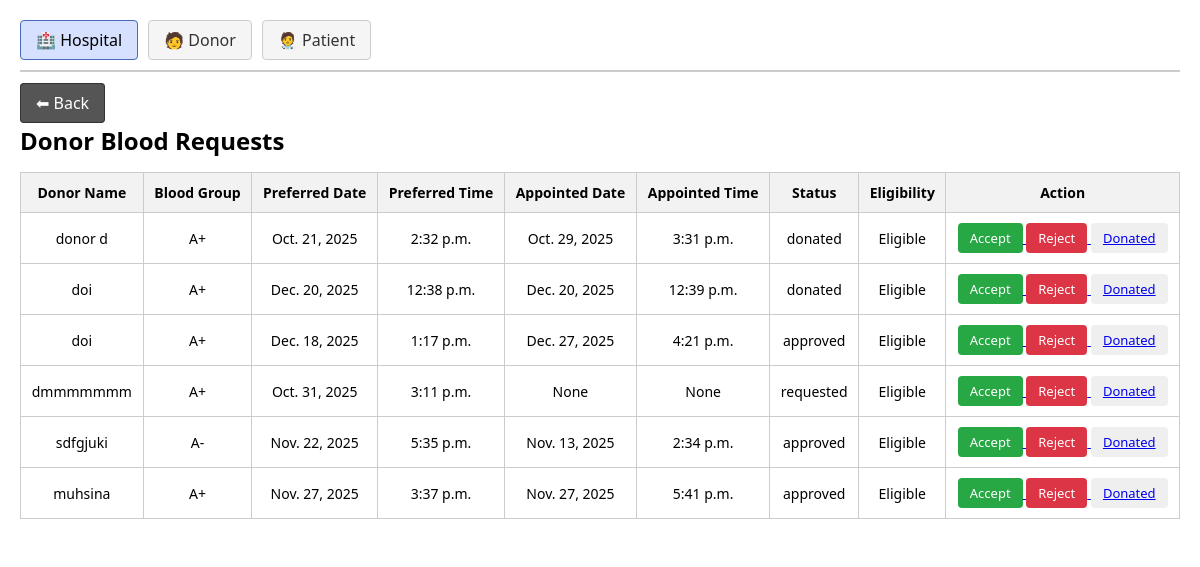
Page /manage_donors/ on the committed database.
### Blood_Bank/models.py (models this page shows, shortened)
class Donation_Request(models.Model):
    donor = models.ForeignKey(Donor,on_delete=models.CASCADE)
    preferred_date = models.DateField(null=True,blank=True)
    preferred_time = models.TimeField(null=True,blank=True)
    appointment_date = models.DateField(null=True, blank=True)
    appointment_time = models.TimeField(null=True, blank=True)
    STATUS_CHOICES = (
        ('requested', 'Requested'),
        ('approved', 'Approved'),
        ('rejected', 'Rejected'),
        ('donated','Donated')
    )
    status = models.CharField(max_length=10, choices=STATUS_CHOICES, default='requested')

class Donor(models.Model):
    profile = models.OneToOneField(Profile, on_delete=models.CASCADE)
    blood_group = models.CharField(max_length=20,null=True,blank=True)
    fullname = models.CharField(max_length=40,null=True,blank=True)
    age = models.PositiveIntegerField(null=True,blank=True)
    phonenumber = models.CharField(max_length=20,null=True,blank=True)
    address = models.CharField(max_length=50,null=True,blank=True)
    weight = models.PositiveIntegerField(null=True,blank=True)
    health = models.CharField(max_length=100,null=True,blank=True)
    medications = models.CharField(max_length=10, null=True, blank=True)
    tattoo = models.CharField(max_length=10, null=True, blank=True)
    pregnancy = models.CharField(max_length=10, null=True, blank=True)
    lastDonation = models.DateField(null=True, blank=True)
    is_first_time = models.BooleanField(default=False)

### Blood_Bank/views.py (the view)
# urls.py: path('manage_donors/',views.manage_donors,name='manage_donors'),
def manage_donors(request):
    donation_request = Donation_Request.objects.select_related('donor').all()
    for req in donation_request:
        donor = req.donor
        age = donor.age or 0
        weight = donor.weight or 0
        if donor.lastDonation:
            days_difference = (date.today() - donor.lastDonation).days
        else:
            days_difference = 9999  # default large number if never donated
        if (
            age < 18 or age > 60 or weight < 50
            or donor.health == "yes" or donor.medications == "yes"
            or donor.tattoo == "yes" or donor.pregnancy == "yes"
            or days_difference < 35
        ):
            req.eligibility = 'Not Eligible'
        else:
            req.eligibility = 'Eligible'
    return render(request, 'admin_dashboard/manage_donors.html', {'donation_request': donation_request})

### Blood_Bank/templates/admin_dashboard/manage_donors.html (shortened to what this page needs)
{% load static %}
<!DOCTYPE html>
<html lang="en">
<head>
    <link rel="stylesheet" href="{% static 'css/admin_dashboard/manage_donors.css' %}">
</head>
<body>
    <div class="page-container">
        <nav class="top-menu">
            <a href="{% url 'manage_hospitals' %}" class="active">🏥 Hospital</a>
            <a href="{% url 'manage_donors' %}">🧑 Donor</a>
            <a href="{% url 'manage_patients' %}">🧑‍⚕ Patient</a>
        </nav>
        <div class="back-section">
            <a href="{% url 'admindashboard' %}" class="back-btn">⬅ Back</a>
        </div>
        <main class="table-container">
            <h2>Donor Blood Requests</h2>
            <table>
                <thead>
                    <tr>
                        <th>Donor Name</th>
                        <th>Blood Group</th>
                        <th>Preferred Date</th>
                        <th>Preferred Time</th>
                        <th>Appointed Date</th>
                        <th>Appointed Time</th>
                        <th>Status</th>
                        <th>Eligibility</th>
                        <th>Action</th>
                    </tr>
                </thead>
                <tbody>
                    {% for r in donation_request %}
                    <tr>
                        <td>{{ r.donor.fullname }}</td>
                        <td>{{ r.donor.blood_group }}</td>
                        <td>{{ r.preferred_date }}</td>
                        <td>{{ r.preferred_time }}</td>
                        <td>{{ r.appointment_date }}</td>
                        <td>{{ r.appointment_time }}</td>
                        <td>{{ r.status }}</td>
                        <td>{{ r.eligibility }}</td>
                        <td>
                            <a href="{% url 'accept_donor' r.id %}">
                                <button class="btn approve" type="button">Accept</button>
                            </a>
                            <a href="{% url 'manage_donors_delete' r.id %}">
                                <button class="btn reject" type="button">Reject</button>
                            </a>
                            <a href="">
                                <button class="btn donated" type="button"><a href="{% url 'manage_donors_update' r.id %}">Donated</a></button>
                            </a>
                        </td>
                    </tr>
                    {% empty %}
                    <tr>
                        <td colspan="6">No donor requests available</td>
                    </tr>
                    {% endfor %}
                </tbody>
            </table>
        </main>
    </div>
</body>
</html>

### Blood_Bank/static/css/admin_dashboard/manage_donors.css (style rules this page uses)
* { margin: 0; padding: 0; box-sizing: border-box; font-family: "Segoe UI", Arial, sans-serif; }
.page-container { width: 100%; padding: 20px; background-color: white; }
.top-menu { display: flex; gap: 10px; padding-bottom: 10px; border-bottom: 2px solid #ccc; margin-bottom: 20px; }
.top-menu a { text-decoration: none; padding: 8px 15px; background-color: #f5f5f5; border: 1px solid #ccc; color: #333; border-radius: 4px; }
.top-menu a.active { background-color: #d6e0ff; border-color: #4a69bd; color: black; }
.back-section { margin: 10px 0; }
.back-btn { text-decoration: none; padding: 8px 15px; background-color: #555; color: white; border-radius: 4px; border: 1px solid #333; }
.table-container h2 { margin-bottom: 15px; }
table { width: 100%; border-collapse: collapse; }
table, th, td { border: 1px solid #ccc; }
th, td { padding: 10px; text-align: center; font-size: 14px; }
th { background-color: #f2f2f2; }
.btn { padding: 6px 12px; border: none; border-radius: 4px; color: white; font-size: 13px; }
.donated { color: black; }
.approve { background-color: #28a745; }
.reject { background-color: #dc3545; }

### rows in the picture
Donation_Request: donor.fullname "donor d", donor.blood_group "A+", preferred_date "Oct. 21, 2025", preferred_time "2:32 p.m.", appointment_date "Oct. 29, 2025", appointment_time "3:31 p.m.", status "donated", eligibility "Eligible"
Donation_Request: donor.fullname "doi", donor.blood_group "A+", preferred_date "Dec. 20, 2025", preferred_time "12:38 p.m.", appointment_date "Dec. 20, 2025", appointment_time "12:39 p.m.", status "donated", eligibility "Eligible"
Donation_Request: donor.fullname "doi", donor.blood_group "A+", preferred_date "Dec. 18, 2025", preferred_time "1:17 p.m.", appointment_date "Dec. 27, 2025", appointment_time "4:21 p.m.", status "approved", eligibility "Eligible"
Donation_Request: donor.fullname "dmmmmmmm", donor.blood_group "A+", preferred_date "Oct. 31, 2025", preferred_time "3:11 p.m.", appointment_date "None", appointment_time "None", status "requested", eligibility "Eligible"
Donation_Request: donor.fullname "sdfgjuki", donor.blood_group "A-", preferred_date "Nov. 22, 2025", preferred_time "5:35 p.m.", appointment_date "Nov. 13, 2025", appointment_time "2:34 p.m.", status "approved", eligibility "Eligible"
Donation_Request: donor.fullname "muhsina", donor.blood_group "A+", preferred_date "Nov. 27, 2025", preferred_time "3:37 p.m.", appointment_date "Nov. 27, 2025", appointment_time "5:41 p.m.", status "approved", eligibility "Eligible"
